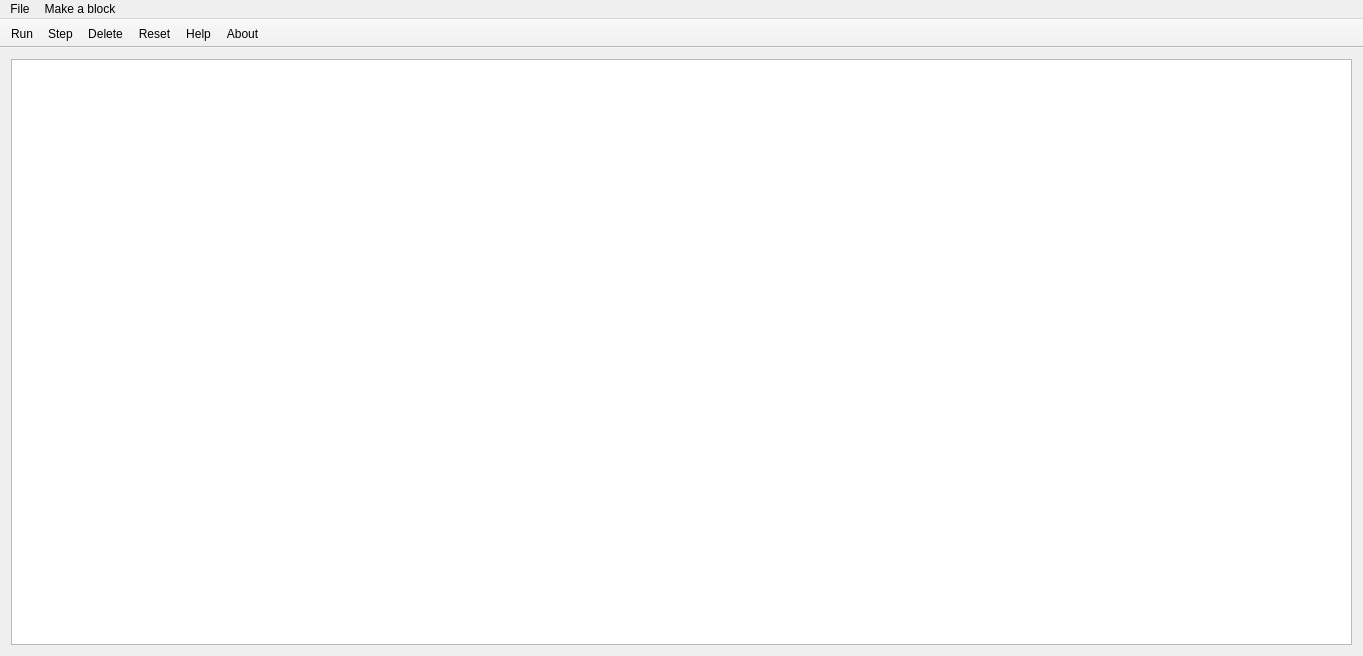
<?xml version="1.0" encoding="UTF-8"?>
<ui version="4.0">
 <class>MainWindow</class>
 <widget class="QMainWindow" name="MainWindow">
  <property name="enabled">
   <bool>true</bool>
  </property>
  <property name="geometry">
   <rect>
    <x>0</x>
    <y>0</y>
    <width>1363</width>
    <height>656</height>
   </rect>
  </property>
  <property name="mouseTracking">
   <bool>false</bool>
  </property>
  <property name="windowTitle">
   <string>MainWindow</string>
  </property>
  <widget class="QWidget" name="centralWidget">
   <layout class="QHBoxLayout" name="horizontalLayout">
    <item>
     <widget class="QGraphicsView" name="graphicsView">
      <property name="mouseTracking">
       <bool>false</bool>
      </property>
      <property name="autoFillBackground">
       <bool>false</bool>
      </property>
     </widget>
    </item>
   </layout>
  </widget>
  <widget class="QMenuBar" name="menuBar">
   <property name="geometry">
    <rect>
     <x>0</x>
     <y>0</y>
     <width>1363</width>
     <height>22</height>
    </rect>
   </property>
   <widget class="QMenu" name="menuFile">
    <property name="title">
     <string>File</string>
    </property>
    <addaction name="actionNew"/>
    <addaction name="actionSave_as"/>
    <addaction name="actionSave"/>
    <addaction name="actionLoad"/>
   </widget>
   <widget class="QMenu" name="menuMake_a_block">
    <property name="title">
     <string>Make a block</string>
    </property>
    <addaction name="actionCombat"/>
    <addaction name="actionRest"/>
    <addaction name="actionDice_throw"/>
    <addaction name="actionArena_select"/>
    <addaction name="actionItem_apply"/>
   </widget>
   <addaction name="menuFile"/>
   <addaction name="menuMake_a_block"/>
  </widget>
  <widget class="QToolBar" name="toolBar">
   <property name="enabled">
    <bool>true</bool>
   </property>
   <property name="windowTitle">
    <string>toolBar</string>
   </property>
   <property name="movable">
    <bool>false</bool>
   </property>
   <property name="floatable">
    <bool>true</bool>
   </property>
   <attribute name="toolBarArea">
    <enum>TopToolBarArea</enum>
   </attribute>
   <attribute name="toolBarBreak">
    <bool>false</bool>
   </attribute>
   <addaction name="actionRun"/>
   <addaction name="actionStep"/>
   <addaction name="actionDelete"/>
   <addaction name="actionReset"/>
   <addaction name="actionHelp"/>
   <addaction name="actionAbout"/>
  </widget>
  <action name="actionNew">
   <property name="text">
    <string>New</string>
   </property>
   <property name="toolTip">
    <string>New scheme</string>
   </property>
  </action>
  <action name="actionSave_as">
   <property name="text">
    <string>Save as</string>
   </property>
  </action>
  <action name="actionSave">
   <property name="text">
    <string>Save</string>
   </property>
   <property name="shortcut">
    <string>Ctrl+S</string>
   </property>
  </action>
  <action name="actionLoad">
   <property name="text">
    <string>Load</string>
   </property>
   <property name="shortcut">
    <string>Ctrl+L</string>
   </property>
  </action>
  <action name="actionCombat">
   <property name="text">
    <string>Combat</string>
   </property>
   <property name="shortcut">
    <string>Ctrl+1</string>
   </property>
  </action>
  <action name="actionRest">
   <property name="text">
    <string>Rest</string>
   </property>
   <property name="shortcut">
    <string>Ctrl+2</string>
   </property>
  </action>
  <action name="actionDice_throw">
   <property name="text">
    <string>Dice throw</string>
   </property>
   <property name="shortcut">
    <string>Ctrl+3</string>
   </property>
  </action>
  <action name="actionArena_select">
   <property name="text">
    <string>Arena select</string>
   </property>
   <property name="shortcut">
    <string>Ctrl+4</string>
   </property>
  </action>
  <action name="actionItem_apply">
   <property name="text">
    <string>Item apply</string>
   </property>
   <property name="shortcut">
    <string>Ctrl+5</string>
   </property>
  </action>
  <action name="actionRun">
   <property name="text">
    <string>Run</string>
   </property>
   <property name="toolTip">
    <string>Run app</string>
   </property>
   <property name="shortcut">
    <string>Ctrl+R</string>
   </property>
  </action>
  <action name="actionStep">
   <property name="text">
    <string>Step</string>
   </property>
  </action>
  <action name="actionHelp">
   <property name="text">
    <string>Help</string>
   </property>
  </action>
  <action name="actionDelete">
   <property name="checkable">
    <bool>true</bool>
   </property>
   <property name="text">
    <string>Delete</string>
   </property>
   <property name="toolTip">
    <string>Delete a block</string>
   </property>
  </action>
  <action name="actionReset">
   <property name="text">
    <string>Reset</string>
   </property>
   <property name="toolTip">
    <string>Reset evaluation</string>
   </property>
  </action>
  <action name="actionAbout">
   <property name="text">
    <string>About</string>
   </property>
  </action>
 </widget>
 <layoutdefault spacing="6" margin="11"/>
 <resources/>
 <connections/>
</ui>
